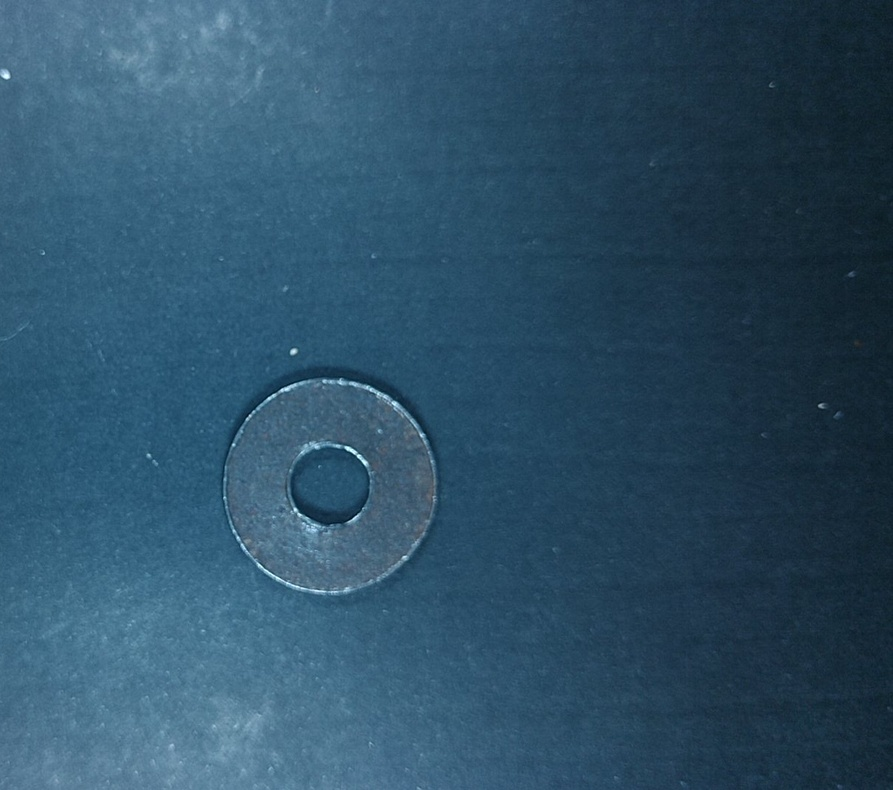
#> input picture Data Base/ZArandelas/photo0.jpg, 893 x 790 px, shrunk from 1220 x 1080 before the run, found by its file name
$ python recortarImg.py
#> lines starting #> are read from the running program, lines starting #| are printed output that depends on the picture; after the words box and inside, x2 and y2 are one past the last pixel; in counts of white or black regions, pixels touching at a corner belong together
#NOTA: Consideramos que este programa solo es capaz de analizar un objeto dentro de la imagen
import cv2

imagen = cv2.imread("Data Base/YTrain/ZArandelas/photo0.jpg")
#> imagen is the input picture: shape (790, 893, 3); mean B, G, R 102.7, 80.2, 46
grises = cv2.cvtColor(imagen, cv2.COLOR_BGR2GRAY)
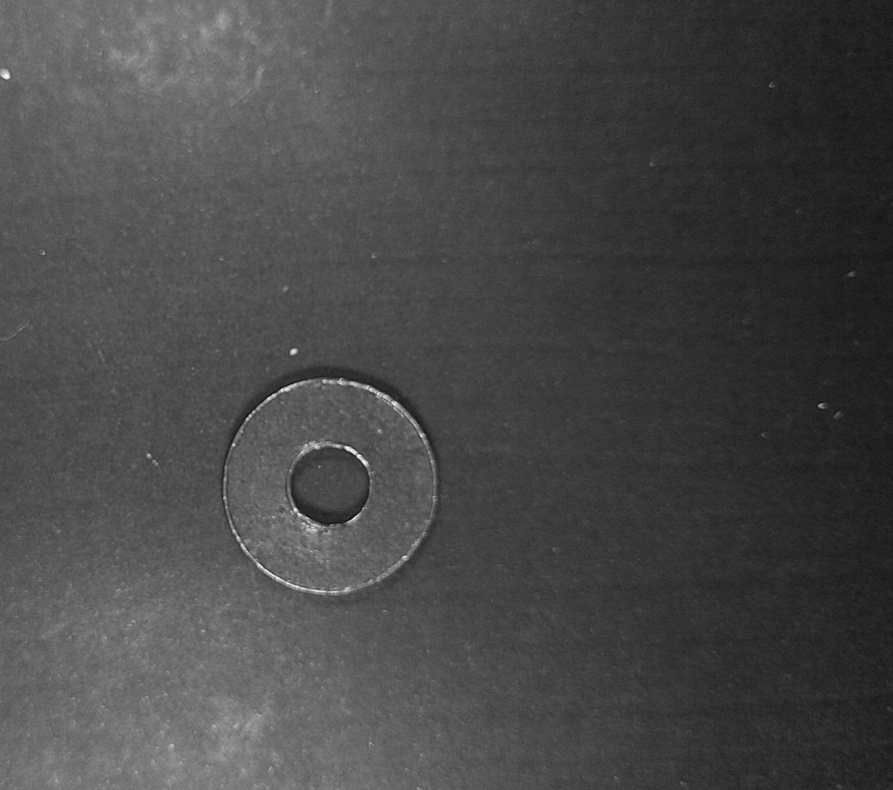
#> grises: shape (790, 893); min 16, max 245, mean 72.5
bordes = cv2.Canny(grises, 100, 200)
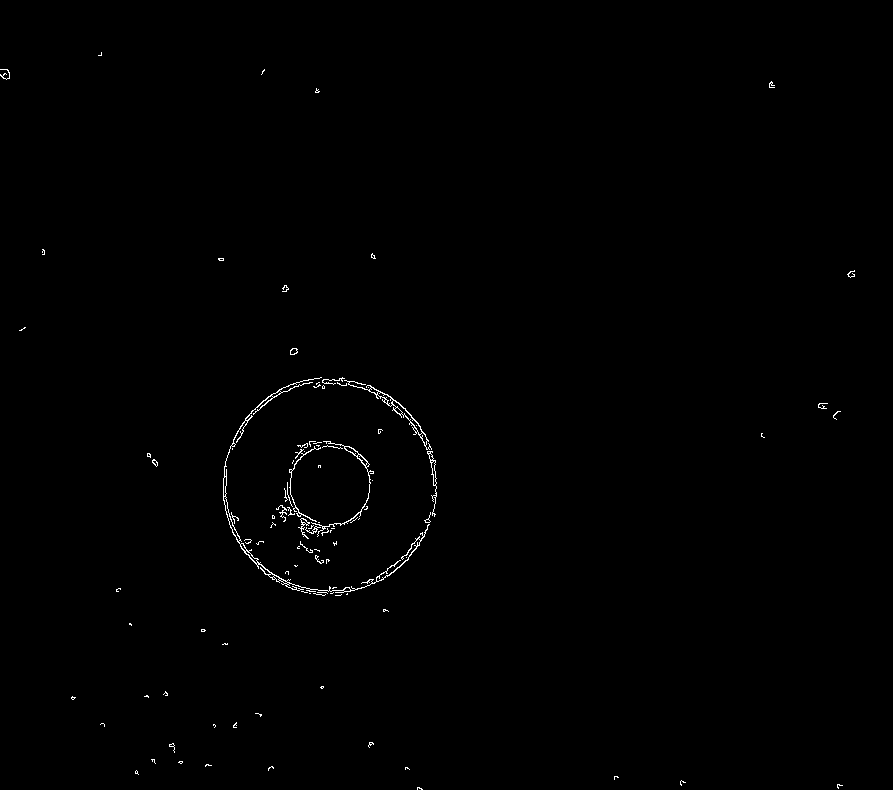
#> bordes: shape (790, 893); 0.46% white in thin lines or dots, all inside (x1, y1, x2, y2) = (0, 52, 855, 790)

#Para OpenCV4
ctns, _ = cv2.findContours(bordes, cv2.RETR_EXTERNAL,cv2.CHAIN_APPROX_SIMPLE)
#> ctns = 101 contours, 93 with area under 20; largest, box (x1, y1, x2, y2) and area: (223, 377, 430, 593) 569, (344, 380, 432, 450) 454, (311, 441, 374, 537) 170, (427, 451, 437, 517) 104, (289, 446, 321, 522) 56, (298, 518, 310, 539) 40, (290, 348, 298, 355) 36, (152, 459, 158, 467) 22

#Determinar coordenadas del rectangulo que encierra al objeto
x,y,w,h = cv2.boundingRect(ctns[0]) #x,y: coordenada de la parte izquierda de arriba. w: ancho y h:alto
#> x = 417; y = 787; w = 6; h = 3

crop_img = imagen[y:y+h, x:x+w]

path="/home/carlos/Documentos/Image-Classifier/"
fileb="prueba_imagenCortada.jpg"

cv2.imwrite(path + fileb, crop_img)
cv2.waitKey(0)
cv2.destroyAllWindows()
